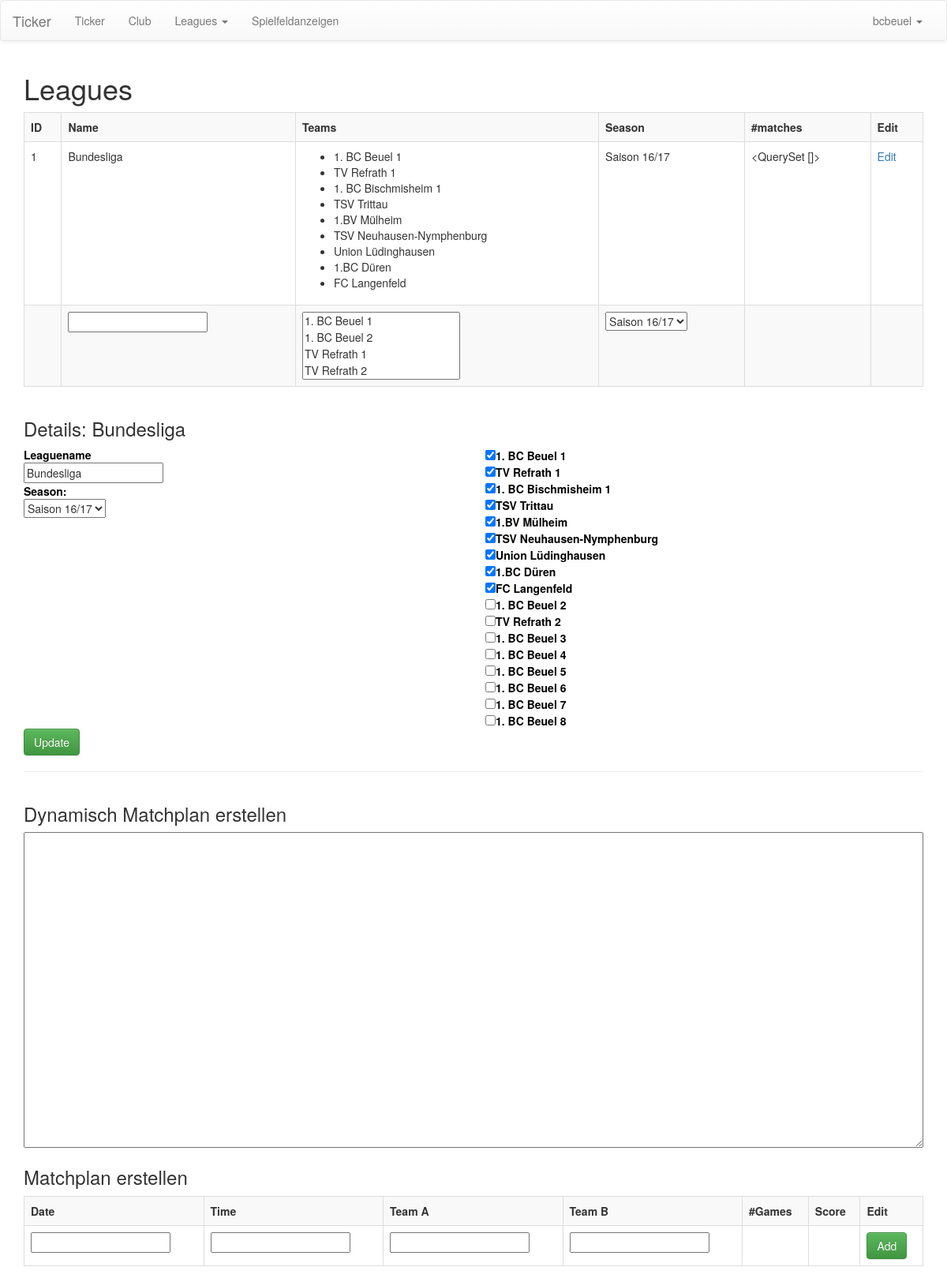
Page /ticker/manage/league/1 (signed in) on the earlier database version.
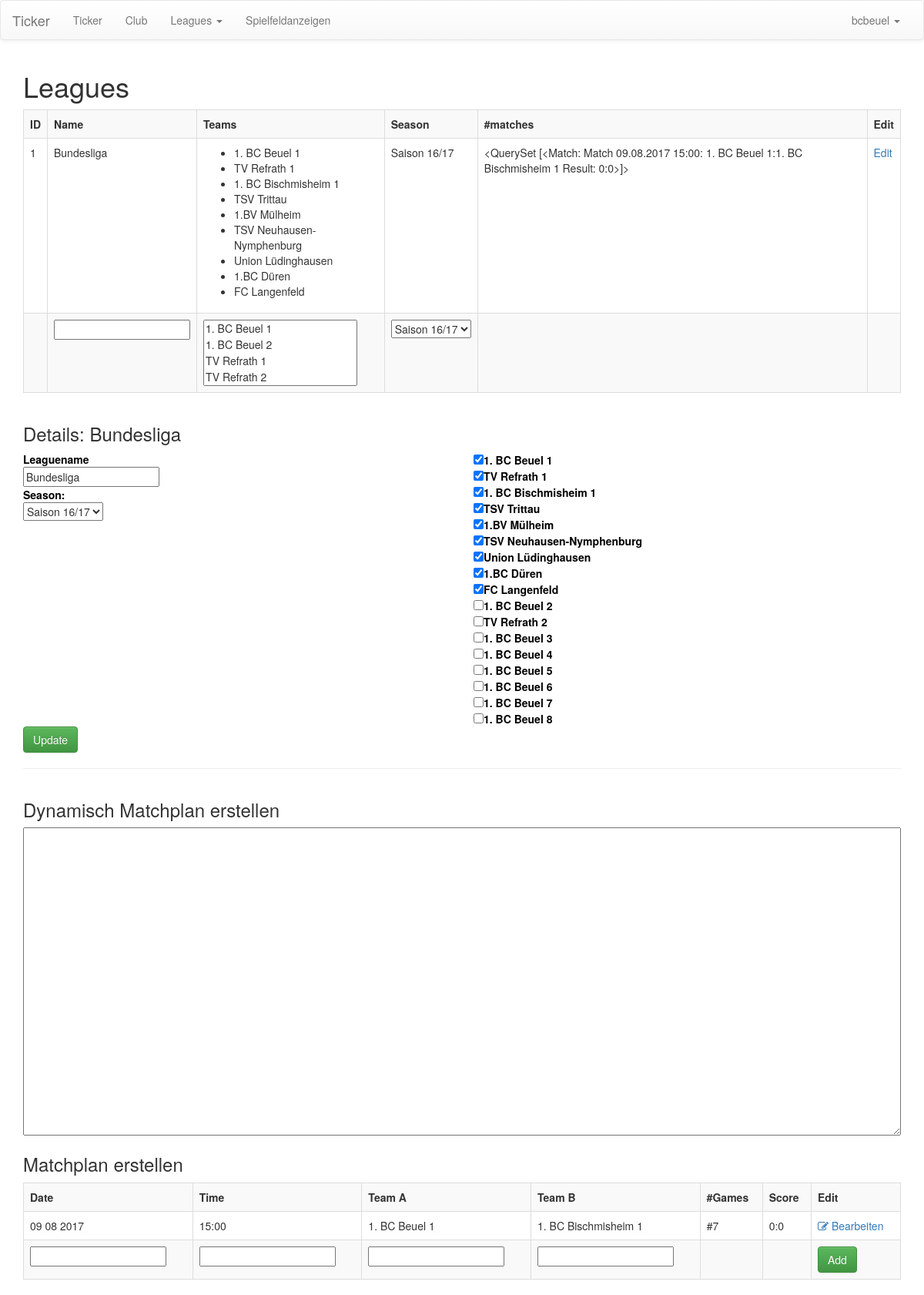
Same page on the later database version.
### ticker/models/leaguestructure.py (models this page shows, shortened)
class League(models.Model):
    name = models.CharField(max_length=255)
    associated_season = models.ForeignKey('Season')
    teams = models.ManyToManyField(Team)
    matches = models.ManyToManyField(Match)
    def get_name(self):
        return self.name
    def get_season(self):
        return self.associated_season
    def get_teams_in_league(self):
        return self.teams.all()
    def get_matches_in_league(self):
        return self.matches.filter(canceled=False)
    def get_all_possible_teams(self):
        teams_not_in_league = Team.objects.exclude(id__in=self.teams.values_list('id', flat=True))
        result = []
        for team in self.teams.all():
            result.append(
                (team.id, team.get_name(), True)
            )
        for team in teams_not_in_league:
            result.append(
                (team.id, team.get_name(), False)
            )
        return result

class Season(models.Model):
    season_name = models.CharField(max_length=255)
    start_date = models.DateTimeField(default=timezone.now())
    end_date = models.DateTimeField(default=timezone.now())
    active = models.BooleanField(default=True)
    def get_name(self):
        return self.season_name

### ticker/models/player_clubs.py (models this page shows, shortened)
class Team(models.Model):
    parent_club = models.ForeignKey(Club, CASCADE, default=1)
    team_name = models.CharField(max_length=255)
    players = models.ManyToManyField(Player, blank=True)
    fields = models.ManyToManyField('PlayingField', blank=True)
    def get_name(self):
        return self.team_name

### ticker/models/matchstructure.py (models this page shows, shortened)
class Match(models.Model):
    match_time = models.DateTimeField()
    create_time = models.DateTimeField(auto_now=True)
    canceled = models.BooleanField(default=False)
    rule = models.ForeignKey(Rules)
    team_a = models.ForeignKey(Team, related_name='team_a')
    team_b = models.ForeignKey(Team, related_name='team_b')
    games = ManyToManyField(Game, blank=True)
    def get_all_games(self):
        return self.games.all()
    def get_score(self):
        games = self.get_all_games()
        score_team_a = 0
        score_team_b = 0
        for game in games:
            if not game.is_finished(self.rule):
                continue
        return [score_team_a, score_team_b]
    def __str__(self):
        return 'Match {0}: {1}:{2} Result: {3}:{4}'.format(
            self.match_time.strftime('%d.%m.%Y %H:%M'),
            self.team_a.get_name(),
            self.team_b.get_name(),
            self.get_score()[0],
            self.get_score()[1]
        )

class Game(models.Model):
    name = models.CharField(max_length=64)
    player_a = ManyToManyField(Player, related_name='player_a', blank=True)
    player_b = ManyToManyField(Player, related_name='player_b', blank=True)
    sets = ManyToManyField(Set, blank=True)
    game_types = (('single', 'Herreneinzel'),
                  ('womansingle', 'Dameneinzel'),
                  ('men_double', 'Herrendoppel'),
                  ('women_double', 'Frauendoppel'),
                  ('mixed', 'Mixed'))
    current_set = models.IntegerField(default=1)
    game_type = models.CharField(max_length=32, choices=game_types)
    presses_json = models.TextField(default=None, blank=True, null=True)
    def is_finished(self, rule):
        return self.is_won(rule)
    def get_set_score(self, rule):
        won_team_a = 0
        won_team_b = 0
        for set in self.sets.all():
            if set.set_won_by_team_a(rule):
                won_team_a += 1
            if set.set_won_by_team_b(rule):
                won_team_b += 1
        return [won_team_a, won_team_b]
    def is_won(self, rule):
        won_team_a, won_team_b = self.get_set_score(rule)
        if won_team_a == 3 or won_team_b == 3:
            return True
        return False

class Set(models.Model):
    set_number = models.IntegerField(default=1)
    points_team_a = ManyToManyField(Point, related_name='points_team_a', blank=True)
    points_team_b = ManyToManyField(Point, related_name='points_team_b', blank=True)
    def set_won_by_team_a(self, rule):
        score = self.get_score()
        return rule.team_a_won(score)
    def set_won_by_team_b(self, rule):
        score = self.get_score()
        return rule.team_b_won(score)
    def get_score(self):
        return [self.points_team_a.filter(canceled=False).count(),
                self.points_team_b.filter(canceled=False).count()]

### ticker/views/user_interface.py (the view)
# urls.py: url(r'^manage/league/([0-9]+)/?$', manage_league, name='manage_league_details'),
@login_required
def manage_league(request, league_id=None):
    if league_id is not None:
        league = League.objects.get(id=league_id)
    else:
        league = None
    context = dict(leagues=League.objects.all(),
                   teams=Team.objects.all(),
                   seasons=Season.objects.filter(active=True),
                   league=league
                   )
    return render(request, 'user/manage_league.html', context)

### ticker/models/matchstructure.py (called while the page is built)
    def team_a_won(self, score):
        if score[0] == 11 and (score[0] - score[1]) >= 2:
            return True
        if score[0] > 11 and (score[0] - score[1]) == 2:
            return True
        if score[0] == 15 and score[1] == 14:
            return True
        return False

    def team_b_won(self, score):
        return self.team_a_won(list(reversed(score)))

### ticker/templatetags/custom_tags.py (called while the page is built)
@register.filter
def get_club(user):
    assert(isinstance(user, User))
    p = Profile.objects.filter(user=user).first()
    if p is None:
        return None
    return p.associated_club

@register.filter
def get_leagues_club(user):
    club = get_club(user)
    leagues = League.objects.filter(teams__parent_club=club).distinct()
    return leagues

### ticker/templates/user/manage_league.html (shortened to what the changed rows need)
{% extends 'user/manage_base.html' %}
{% load custom_tags %}
{% block content %}
    <div class="container">
        <div class="row">
            <div class="col-sm-12">
                <h1>Leagues</h1>
                <form action="{% url 'add_league' %}" method="post">
                    <table class="table table-bordered table-striped">
                        <tr>
                            <th>ID</th>
                            <th>Name</th>
                            <th>Teams</th>
                            <th>Season</th>
                            <th>#matches</th>
                            <th>Edit</th>
                        </tr>
                        {% for league in leagues %}
                            <tr>
                                <td>{{ league.id }}</td>
                                <td>{{ league.get_name }}</td>
                                <td>
                                    <ul>
                                        {% for team in league.get_teams_in_league %}
                                            <li>{{ team.get_name }}</li>
                                        {% endfor %}
                                    </ul>
                                </td>
                                <td>
                                    {{ league.get_season.get_name }}
                                </td>
                                <td>
                                    {{ league.get_matches_in_league }}
                                </td>
                                <td>
                                    <a href="{% url 'manage_league_details' league.id %}">Edit</a>
                                </td>
                            </tr>
                        {% endfor %}
                    </table>
                </form>
            </div>
            {% if league %}
                <div class="col-sm-12">
                    <h3>Details: {{ league.get_name }}</h3>
                </div>
                <form action="{% url 'edit_league' league.id %}" method="post">
                    <div class="col-sm-6">
                        <label for="league_name">Leaguename</label>
                        <input type="text" id="league_name" name="details_league_name" value="{{ league.get_name }}"/>
                        <label for="season_name">Season:</label>
                        <select id="season_name" name="details_season_name">
                            {% for season in seasons %}
                                {% if season.id == league.get_season.id %}
                                    <option value="{{ season.id }}" selected>{{ season.get_name }}</option>
                                {% else %}
                                    <option value="{{ season.id }}">{{ season.get_name }}</option>
                                {% endif %}
                            {% endfor %}
                        </select>
                    </div>
                    <div class="col-sm-6">
                        <ul class="teamlist">
                            {% for team in league.get_all_possible_teams  %}
                                <li>
                                    <label for="team_{{ team.0 }}">
                                        <input type="checkbox" value="{{ team.0 }}"
                                               name="team" id="team_{{ team.0 }}"
                                                {% if team.2 %}
                                               checked
                                                {% endif %}
                                        />{{ team.1 }}</label>
                                </li>
                            {% endfor %}
                        </ul>
                    </div>
                    <div class="col-sm-12">
                        <button type="submit" class="btn btn-success">Update</button>
                        <hr/>
                    </div>
                </form>
                <div class="col-sm-12">
                    <h3>Dynamisch Matchplan erstellen</h3>
                    <textarea title="Hier Spielplan einfuegen und er wird automatisch erkannt"
                              style="width:100%;min-height: 400px;" id="dynamic_content"
                              onkeydown="if(event.keyCode===9){var v=this.value,s=this.selectionStart,e=this.selectionEnd;this.value=v.substring(0, s)+'\t'+v.substring(e);this.selectionStart=this.selectionEnd=s+1;return false;}"></textarea>
                </div>
                <form action="{% url 'add_match_league' league.id '' %}" method="get">
                    <div class="col-sm-12">
                        <h3>Matchplan erstellen</h3>
                        <table class="table table-bordered table-striped matchplantable">
                            <tr>
                                <th>Date</th>
                                <th>Time</th>
                                <th>Team A</th>
                                <th>Team B</th>
                                <th>#Games</th>
                                <th>Score</th>
                                <th>Edit</th>
                            </tr>
                            {% for match in league.get_matches_in_league %}
                                <tr>
                                    <td>{{ match.match_time|date:"d m Y" }}</td>
                                    <td>{{ match.match_time|date:"H:i" }}</td>
                                    <td>{{ match.team_a.get_name }}</td>
                                    <td>{{ match.team_b.get_name }}</td>
                                    <td>#{{ match.get_all_games|length }}</td>
                                    <td>{{ match.get_score.0 }}:{{ match.get_score.1 }}</td>
                                    <td>
                                        <a href="{% url 'manage_edit_matchdate' match.id %}">
                                            <i class="fa fa-edit"></i> Bearbeiten
                                        </a>
                                    </td>
                                </tr>
                            {% endfor %}
                            <tr>
                                <td><input title="Spieltag" type="text" name="match_date" required/></td>
                                <td><input title="Spielzeit am Tag" type="text" name="match_time" required/></td>
                                <td>
                                    <input title="Name von Heimteam" type="text" name="team_a" required/>
                                </td>
                                <td>
                                    <input title="Name vom Auswaertsteam" type="text" name="team_b" required/>
                                </td>
                                <td></td>
                                <td></td>
                                <td><button type="submit" class="btn btn-success">Add</button></td>
                            </tr>
                        </table>
                    </div>
                </form>
            {% endif %}
        </div>
    </div>
{% endblock %}

Differences in the rows shown:
computed for League "Bundesliga": get_matches_in_league "<QuerySet []>" → "<QuerySet [<Match: Match 09.08.2017 15:00: 1. BC Beuel 1:1. BC Bischmisheim 1 Result: 0:0>]>"
added Match: match_time "09 08 2017", match_time "15:00", team_a.get_name "1. BC Beuel 1", team_b.get_name "1. BC Bischmisheim 1", get_all_games|length "7", get_score.0 "0", get_score.1 "0"
